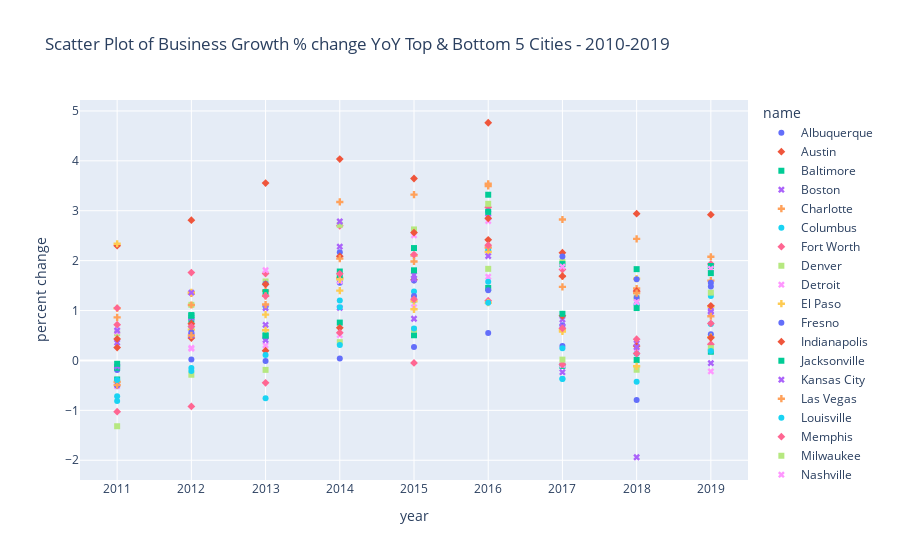

The notebook cell saved with this chart:
### Code cell
#Plotly scatter plot of Business Growth % change YoY Top & Bottom 5 Cities- 2010-2019

fig = px.scatter(business_10, x='year', y='percent_change', 
                 color='name', symbol='name', #marginal_y="rug", 
                 title='Scatter Plot of Business Growth % change YoY Top & Bottom 5 Cities - 2010-2019',
                 labels={col:col.replace('_', ' ') for col in business_10.columns}) # remove underscore
fig.show()

### Figure 1 — Plotly figure (JSON) as saved in the notebook; plotly's stock layout.template omitted (floating-point values rounded to 4 significant figures)
{"data": [{"hovertemplate": "name=Albuquerque<br>year=%{x}<br>percent change=%{y}<extra></extra>", "legendgroup": "Albuquerque", "marker": {"color": "#636efa", "symbol": "circle"}, "mode": "markers", "name": "Albuquerque", "orientation": "v", "showlegend": true, "type": "scatter", "x": [2019, 2018, 2017, 2016, 2015, 2014, 2013, 2012, 2011], "xaxis": "x", "y": [0.5263, -0.7948, 0.2909, 0.55, 0.2699, 0.04108, -0.01174, 0.01761, -0.1933], "yaxis": "y"}, {"hovertemplate": "name=Austin<br>year=%{x}<br>percent change=%{y}<extra></extra>", "legendgroup": "Austin", "marker": {"color": "#EF553B", "symbol": "diamond"}, "mode": "markers", "name": "Austin", "orientation": "v", "showlegend": true, "type": "scatter", "x": [2011, 2012, 2013, 2014, 2015, 2016, 2017, 2018, 2019], "xaxis": "x", "y": [2.3, 2.811, 3.555, 4.035, 3.646, 4.763, 2.16, 2.941, 2.921], "yaxis": "y"}, {"hovertemplate": "name=Baltimore<br>year=%{x}<br>percent change=%{y}<extra></extra>", "legendgroup": "Baltimore", "marker": {"color": "#00cc96", "symbol": "square"}, "mode": "markers", "name": "Baltimore", "orientation": "v", "showlegend": true, "type": "scatter", "x": [2011, 2012, 2013, 2014, 2015, 2016, 2017, 2018, 2019], "xaxis": "x", "y": [-0.3811, 0.8128, 0.501, 0.7586, 0.5047, 1.453, -0.1095, 0.009812, 0.175], "yaxis": "y"}, {"hovertemplate": "name=Boston<br>year=%{x}<br>percent change=%{y}<extra></extra>", "legendgroup": "Boston", "marker": {"color": "#ab63fa", "symbol": "x"}, "mode": "markers", "name": "Boston", "orientation": "v", "showlegend": true, "type": "scatter", "x": [2011, 2012, 2013, 2014, 2015, 2016, 2017, 2018, 2019], "xaxis": "x", "y": [0.3563, 0.8593, 0.7129, 1.054, 0.8353, 2.226, 0.8197, 0.3429, 0.9967], "yaxis": "y"}, {"hovertemplate": "name=Charlotte<br>year=%{x}<br>percent change=%{y}<extra></extra>", "legendgroup": "Charlotte", "marker": {"color": "#FFA15A", "symbol": "cross"}, "mode": "markers", "name": "Charlotte", "orientation": "v", "showlegend": true, "type": "scatter", "x": [2011, 2012, 2013, 2014, 2015, 2016, 2017, 2018, 2019], "xaxis": "x", "y": [-0.4286, 1.343, 1.396, 1.654, 2.104, 3.496, 2.824, 1.441, 2.078], "yaxis": "y"}, {"hovertemplate": "name=Columbus<br>year=%{x}<br>percent change=%{y}<extra></extra>", "legendgroup": "Columbus", "marker": {"color": "#19d3f3", "symbol": "circle"}, "mode": "markers", "name": "Columbus", "orientation": "v", "showlegend": true, "type": "scatter", "x": [2011, 2012, 2013, 2014, 2015, 2016, 2017, 2018, 2019], "xaxis": "x", "y": [-0.8149, 0.6769, 1.082, 1.065, 1.38, 2.212, 0.2433, 1.124, 1.294], "yaxis": "y"}, {"hovertemplate": "name=Fort Worth<br>year=%{x}<br>percent change=%{y}<extra></extra>", "legendgroup": "Fort Worth", "marker": {"color": "#FF6692", "symbol": "diamond"}, "mode": "markers", "name": "Fort Worth", "orientation": "v", "showlegend": true, "type": "scatter", "x": [2011, 2012, 2013, 2014, 2015, 2016, 2017, 2018, 2019], "xaxis": "x", "y": [0.7166, 1.761, 1.742, 2.697, 2.122, 3.068, 1.822, 1.386, 1.931], "yaxis": "y"}, {"hovertemplate": "name=Denver<br>year=%{x}<br>percent change=%{y}<extra></extra>", "legendgroup": "Denver", "marker": {"color": "#B6E880", "symbol": "square"}, "mode": "markers", "name": "Denver", "orientation": "v", "showlegend": true, "type": "scatter", "x": [2011, 2012, 2013, 2014, 2015, 2016, 2017, 2018, 2019], "xaxis": "x", "y": [0.5455, 1.114, 1.582, 2.718, 2.625, 3.139, 1.974, 1.263, 1.359], "yaxis": "y"}, {"hovertemplate": "name=Detroit<br>year=%{x}<br>percent change=%{y}<extra></extra>", "legendgroup": "Detroit", "marker": {"color": "#FF97FF", "symbol": "x"}, "mode": "markers", "name": "Detroit", "orientation": "v", "showlegend": true, "type": "scatter", "x": [2011, 2012, 2013, 2014, 2015, 2016, 2017, 2018, 2019], "xaxis": "x", "y": [0.579, 0.2358, 0.3021, 0.507, 1.068, 1.676, -0.08683, 0.1783, -0.2191], "yaxis": "y"}, {"hovertemplate": "name=El Paso<br>year=%{x}<br>percent change=%{y}<extra></extra>", "legendgroup": "El Paso", "marker": {"color": "#FECB52", "symbol": "cross"}, "mode": "markers", "name": "El Paso", "orientation": "v", "showlegend": true, "type": "scatter", "x": [2011, 2012, 2013, 2014, 2015, 2016, 2017, 2018, 2019], "xaxis": "x", "y": [2.339, 0.6168, 0.6052, 1.398, 1.025, 2.174, 0.6195, 1.639, 1.08], "yaxis": "y"}, {"hovertemplate": "name=Fresno<br>year=%{x}<br>percent change=%{y}<extra></extra>", "legendgroup": "Fresno", "marker": {"color": "#636efa", "symbol": "circle"}, "mode": "markers", "name": "Fresno", "orientation": "v", "showlegend": true, "type": "scatter", "x": [2011, 2012, 2013, 2014, 2015, 2016, 2017, 2018, 2019], "xaxis": "x", "y": [-0.515, 0.566, 0.453, 1.558, 1.292, 1.408, 0.7074, 1.255, 1.484], "yaxis": "y"}, {"hovertemplate": "name=Indianapolis<br>year=%{x}<br>percent change=%{y}<extra></extra>", "legendgroup": "Indianapolis", "marker": {"color": "#EF553B", "symbol": "diamond"}, "mode": "markers", "name": "Indianapolis", "orientation": "v", "showlegend": true, "type": "scatter", "x": [2011, 2012, 2013, 2014, 2015, 2016, 2017, 2018, 2019], "xaxis": "x", "y": [0.2573, 0.4491, 0.1965, 0.6547, 1.615, 2.416, 0.8942, 0.2877, 1.094], "yaxis": "y"}, {"hovertemplate": "name=Jacksonville<br>year=%{x}<br>percent change=%{y}<extra></extra>", "legendgroup": "Jacksonville", "marker": {"color": "#00cc96", "symbol": "square"}, "mode": "markers", "name": "Jacksonville", "orientation": "v", "showlegend": true, "type": "scatter", "x": [2011, 2012, 2013, 2014, 2015, 2016, 2017, 2018, 2019], "xaxis": "x", "y": [-0.1476, 0.91, 1.371, 1.664, 2.252, 3.321, 1.932, 1.05, 1.893], "yaxis": "y"}, {"hovertemplate": "name=Kansas City<br>year=%{x}<br>percent change=%{y}<extra></extra>", "legendgroup": "Kansas City", "marker": {"color": "#ab63fa", "symbol": "x"}, "mode": "markers", "name": "Kansas City", "orientation": "v", "showlegend": true, "type": "scatter", "x": [2011, 2012, 2013, 2014, 2015, 2016, 2017, 2018, 2019], "xaxis": "x", "y": [-0.1196, 0.5057, 0.4083, 2.785, 1.713, 2.87, -0.235, -1.94, -0.05431], "yaxis": "y"}, {"hovertemplate": "name=Las Vegas<br>year=%{x}<br>percent change=%{y}<extra></extra>", "legendgroup": "Las Vegas", "marker": {"color": "#FFA15A", "symbol": "cross"}, "mode": "markers", "name": "Las Vegas", "orientation": "v", "showlegend": true, "type": "scatter", "x": [2011, 2012, 2013, 2014, 2015, 2016, 2017, 2018, 2019], "xaxis": "x", "y": [0.8637, 1.111, 1.294, 3.177, 3.323, 3.541, 1.69, 2.436, 1.6], "yaxis": "y"}, {"hovertemplate": "name=Louisville<br>year=%{x}<br>percent change=%{y}<extra></extra>", "legendgroup": "Louisville", "marker": {"color": "#19d3f3", "symbol": "circle"}, "mode": "markers", "name": "Louisville", "orientation": "v", "showlegend": true, "type": "scatter", "x": [2011, 2012, 2013, 2014, 2015, 2016, 2017, 2018, 2019], "xaxis": "x", "y": [-0.719, -0.1533, 0.1075, 1.204, 1.201, 1.576, -0.3648, 0.1332, 0.7314], "yaxis": "y"}, {"hovertemplate": "name=Memphis<br>year=%{x}<br>percent change=%{y}<extra></extra>", "legendgroup": "Memphis", "marker": {"color": "#FF6692", "symbol": "diamond"}, "mode": "markers", "name": "Memphis", "orientation": "v", "showlegend": true, "type": "scatter", "x": [2011, 2012, 2013, 2014, 2015, 2016, 2017, 2018, 2019], "xaxis": "x", "y": [-1.027, -0.9204, -0.4476, 0.5556, -0.05062, 1.199, -0.07923, 0.1377, 0.3251], "yaxis": "y"}, {"hovertemplate": "name=Milwaukee<br>year=%{x}<br>percent change=%{y}<extra></extra>", "legendgroup": "Milwaukee", "marker": {"color": "#B6E880", "symbol": "square"}, "mode": "markers", "name": "Milwaukee", "orientation": "v", "showlegend": true, "type": "scatter", "x": [2011, 2012, 2013, 2014, 2015, 2016, 2017, 2018, 2019], "xaxis": "x", "y": [-1.318, -0.2863, -0.1885, 0.3661, 0.6196, 1.836, 0.01695, -0.1865, 0.2462], "yaxis": "y"}, {"hovertemplate": "name=Nashville<br>year=%{x}<br>percent change=%{y}<extra></extra>", "legendgroup": "Nashville", "marker": {"color": "#FF97FF", "symbol": "x"}, "mode": "markers", "name": "Nashville", "orientation": "v", "showlegend": true, "type": "scatter", "x": [2011, 2012, 2013, 2014, 2015, 2016, 2017, 2018, 2019], "xaxis": "x", "y": [-0.5164, 0.2512, 1.809, 1.591, 2.506, 2.792, 1.88, 1.171, 1.836], "yaxis": "y"}, {"hovertemplate": "name=Oklahoma City<br>year=%{x}<br>percent change=%{y}<extra></extra>", "legendgroup": "Oklahoma City", "marker": {"color": "#FECB52", "symbol": "cross"}, "mode": "markers", "name": "Oklahoma City", "orientation": "v", "showlegend": true, "type": "scatter", "x": [2011, 2012, 2013, 2014, 2015, 2016, 2017, 2018, 2019], "xaxis": "x", "y": [1.044, 1.366, 0.9188, 1.625, 1.187, 1.158, 0.5814, -0.1168, 0.4679], "yaxis": "y"}, {"hovertemplate": "name=Mesa<br>year=%{x}<br>percent change=%{y}<extra></extra>", "legendgroup": "Mesa", "marker": {"color": "#636efa", "symbol": "circle"}, "mode": "markers", "name": "Mesa", "orientation": "v", "showlegend": true, "type": "scatter", "x": [2011, 2012, 2013, 2014, 2015, 2016, 2017, 2018, 2019], "xaxis": "x", "y": [-0.5041, 0.5093, 1.537, 2.169, 1.602, 2.986, 2.082, 1.625, 1.556], "yaxis": "y"}, {"hovertemplate": "name=Portland<br>year=%{x}<br>percent change=%{y}<extra></extra>", "legendgroup": "Portland", "marker": {"color": "#EF553B", "symbol": "diamond"}, "mode": "markers", "name": "Portland", "orientation": "v", "showlegend": true, "type": "scatter", "x": [2011, 2012, 2013, 2014, 2015, 2016, 2017, 2018, 2019], "xaxis": "x", "y": [0.4316, 0.7353, 1.525, 2.087, 2.562, 2.848, 1.688, 1.391, 0.4551], "yaxis": "y"}, {"hovertemplate": "name=Sacramento<br>year=%{x}<br>percent change=%{y}<extra></extra>", "legendgroup": "Sacramento", "marker": {"color": "#00cc96", "symbol": "square"}, "mode": "markers", "name": "Sacramento", "orientation": "v", "showlegend": true, "type": "scatter", "x": [2011, 2012, 2013, 2014, 2015, 2016, 2017, 2018, 2019], "xaxis": "x", "y": [-0.06688, 0.8948, 0.4963, 1.782, 1.806, 2.977, 0.9348, 1.829, 1.75], "yaxis": "y"}, {"hovertemplate": "name=San Francisco<br>year=%{x}<br>percent change=%{y}<extra></extra>", "legendgroup": "San Francisco", "marker": {"color": "#ab63fa", "symbol": "x"}, "mode": "markers", "name": "San Francisco", "orientation": "v", "showlegend": true, "type": "scatter", "x": [2011, 2012, 2013, 2014, 2015, 2016, 2017, 2018, 2019], "xaxis": "x", "y": [0.6013, 1.358, 1.051, 2.28, 1.636, 2.091, 0.6815, 0.2684, 0.9726], "yaxis": "y"}, {"hovertemplate": "name=Seattle<br>year=%{x}<br>percent change=%{y}<extra></extra>", "legendgroup": "Seattle", "marker": {"color": "#FFA15A", "symbol": "cross"}, "mode": "markers", "name": "Seattle", "orientation": "v", "showlegend": true, "type": "scatter", "x": [2011, 2012, 2013, 2014, 2015, 2016, 2017, 2018, 2019], "xaxis": "x", "y": [-0.4931, 0.5014, 1.12, 2.04, 1.983, 2.262, 1.474, 1.35, 0.8859], "yaxis": "y"}, {"hovertemplate": "name=Tucson<br>year=%{x}<br>percent change=%{y}<extra></extra>", "legendgroup": "Tucson", "marker": {"color": "#19d3f3", "symbol": "circle"}, "mode": "markers", "name": "Tucson", "orientation": "v", "showlegend": true, "type": "scatter", "x": [2011, 2012, 2013, 2014, 2015, 2016, 2017, 2018, 2019], "xaxis": "x", "y": [-0.3926, -0.2135, -0.757, 0.3095, 0.6392, 1.155, -0.3735, -0.4292, 0.191], "yaxis": "y"}, {"hovertemplate": "name=Washington<br>year=%{x}<br>percent change=%{y}<extra></extra>", "legendgroup": "Washington", "marker": {"color": "#FF6692", "symbol": "diamond"}, "mode": "markers", "name": "Washington", "orientation": "v", "showlegend": true, "type": "scatter", "x": [2011, 2012, 2013, 2014, 2015, 2016, 2017, 2018, 2019], "xaxis": "x", "y": [1.05, 0.6788, 1.292, 1.737, 1.229, 2.311, 0.6433, 0.4259, 0.7419], "yaxis": "y"}], "layout": {"legend": {"title": {"text": "name"}, "tracegroupgap": 0}, "title": {"text": "Scatter Plot of Business Growth % change YoY Top & Bottom 5 Cities - 2010-2019"}, "xaxis": {"anchor": "y", "domain": [0, 1], "title": {"text": "year"}}, "yaxis": {"anchor": "x", "domain": [0, 1], "title": {"text": "percent change"}}}}
